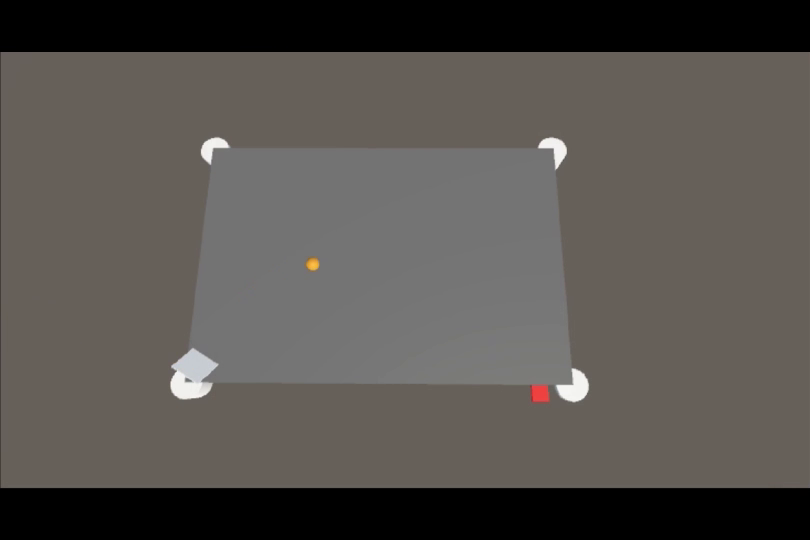
#> input picture frame 21 of univ/kaiseki.mp4, 810 x 540 px
$ python color_tracking_kaiseki.py
#> lines starting #> are read from the running program, lines starting #| are printed output that depends on the picture; after the words box and inside, x2 and y2 are one past the last pixel; in counts of white or black regions, pixels touching at a corner belong together
#> in main, frame is the input picture: shape (540, 810, 3); mean B, G, R 78.2, 82.5, 86.2
# -*- coding: utf-8 -*-
import cv2
import numpy as np

def red_detect(img):
    # HSV色空間に変換
    hsv = cv2.cvtColor(img, cv2.COLOR_BGR2HSV)
#> hsv: shape (540, 810, 3); mean H, S, V 11.5, 20.8, 86.3

    # 赤色のHSVの値域1
    hsv_min = np.array([15,127,220])
    hsv_max = np.array([30,255,255])
    mask1 = cv2.inRange(hsv, hsv_min, hsv_max)
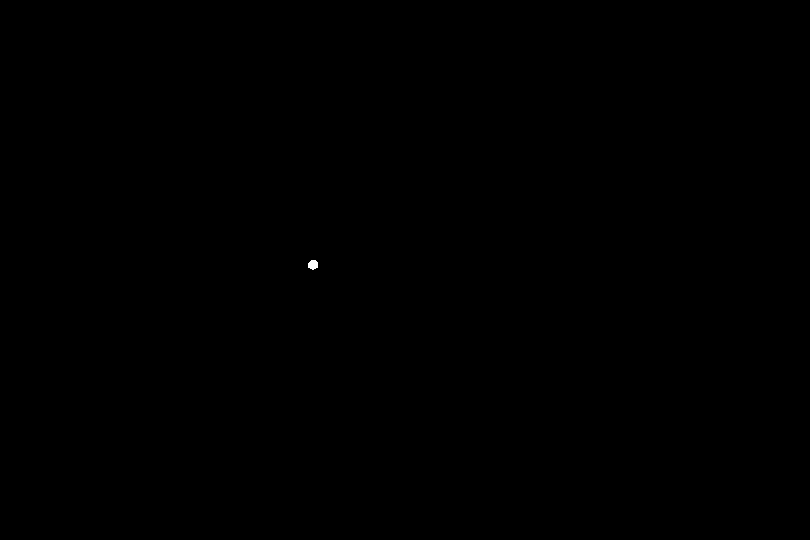
#> mask1: shape (540, 810); 0.02% white; 1 white region, box (x1, y1, x2, y2) and area: (308, 260, 318, 270) 79

    # 赤色のHSVの値域2
    #hsv_min = np.array([150,127,220])
    #hsv_max = np.array([179,255,255])
    #mask2 = cv2.inRange(hsv, hsv_min, hsv_max)

    return mask1 #+ mask2

# ブロブ解析
def analysis_blob(binary_img):
    # 2値画像のラベリング処理
    label = cv2.connectedComponentsWithStats(binary_img)

    # ブロブ情報を項目別に抽出
    n = label[0] - 1
#> n = 1
    data = np.delete(label[2], 0, 0)
#> data = [[308, 260, 10, 10, 79]]
    center = np.delete(label[3], 0, 0)
#> center = [[312.6, 264.3]]

    # ブロブ面積最大のインデックス
    max_index = np.argmax(data[:, 4])
#> max_index = 0

    # 面積最大ブロブの情報格納用
    maxblob = {}

    # 面積最大ブロブの各種情報を取得
    maxblob["upper_left"] = (data[:, 0][max_index], data[:, 1][max_index]) # 左上座標
    maxblob["width"] = data[:, 2][max_index]  # 幅
    maxblob["height"] = data[:, 3][max_index]  # 高さ
    maxblob["area"] = data[:, 4][max_index]   # 面積
    maxblob["center"] = center[max_index]  # 中心座標

    return maxblob

def main():
    videofile_path = "kaiseki.mp4"

    # カメラのキャプチャ
    cap = cv2.VideoCapture(videofile_path)


    #追加　保存用　大きさ指定
    width = int(cap.get(cv2.CAP_PROP_FRAME_WIDTH))
    height = int(cap.get(cv2.CAP_PROP_FRAME_HEIGHT))

    writer = cv2.VideoWriter('capture_kaiseki.mp4', cv2.VideoWriter_fourcc(*'mp4v'),25, (width, height))


    # ファイルからフレームを1枚ずつ取得して動画処理後に保存する
    x_list = []
    y_list = []
    data = []


    while(cap.isOpened()):
        # フレームを取得
        ret, frame = cap.read()

        # 赤色検出
        mask = red_detect(frame)

        # マスク画像をブロブ解析（面積最大のブロブ情報を取得）
        target = analysis_blob(mask)
#> target = {'upper_left': (308, 260), 'width': 10, 'height': 10, 'area': 79, 'center': [312.6, 264.3]}

        # 面積最大ブロブの中心座標を取得
        center_x = int(target["center"][0])
#> center_x = 312
        center_y = int(target["center"][1])
#> center_y = 264

        # フレームに面積最大ブロブの中心周囲を円で描く
        cv2.circle(frame, (center_x, center_y), 30, (0, 200, 0),
                   thickness=3, lineType=cv2.LINE_AA)
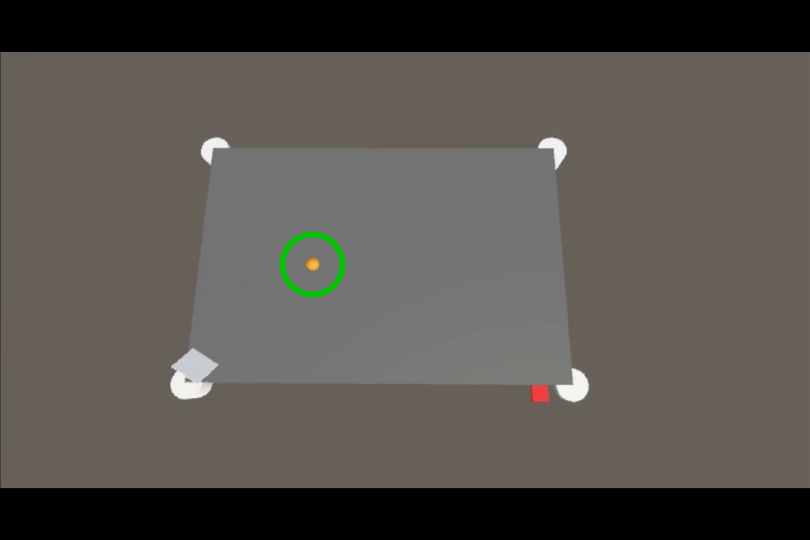
#> frame: shape (540, 810, 3); 0.3% of pixels changed, all inside (x1, y1, x2, y2) = (279, 231, 346, 298)

        data.append([center_x, center_y])

        # 座標をリストに追加
        x_list.append(center_x)
        y_list.append(center_y)


        # 軌跡を残しつつマーカを描画(軌跡を連続とするために新規frameには過去の座標分もforで描画している)
        for i in range(len(x_list)):
            frame = cv2.drawMarker(frame,
                                (int(x_list[i]), int(y_list[i])),
                                color=(255, 255, 255),
                                markerType=cv2.MARKER_CROSS,
                                markerSize=10,
                                thickness=1,
                                line_type=cv2.LINE_4)
#> this loop made 1 pass


        #追加　保存用
        writer.write(frame)


        # 結果表示
        cv2.imshow("Frame", frame)
        #cv2.imshow("Mask", mask)


        # qキーが押されたら途中終了
        if cv2.waitKey(25) & 0xFF == ord('q'):
#> (key q is pressed here)
            break

        # CSVファイルに保存
        np.savetxt('kaiseki.csv', np.array(data), delimiter=",")


    cap.release()
    #追加 保存用
    writer.release()
    cv2.destroyAllWindows()


if __name__ == '__main__':
    main()
